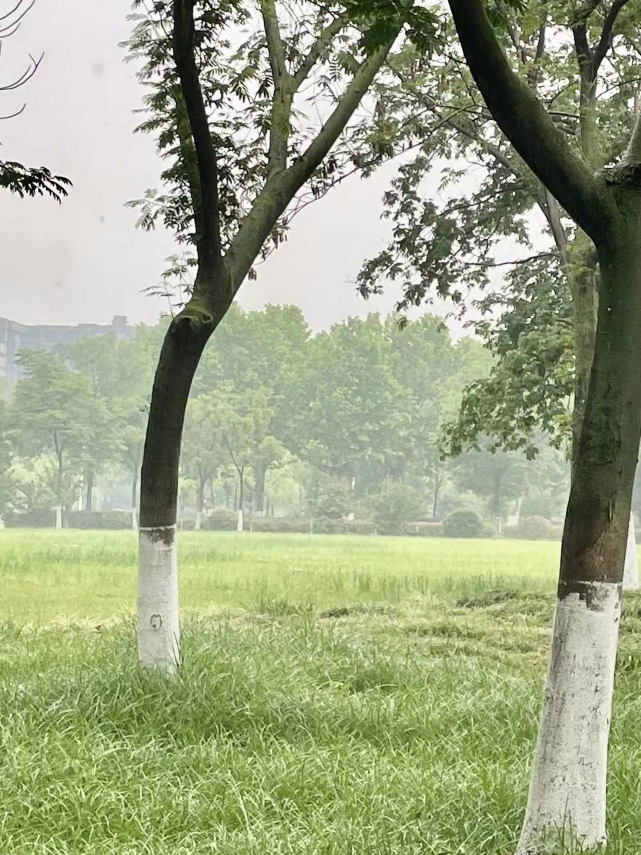
#> input picture HazeRemoval/HazeRemoval/test.png, 1282 x 1710 px, found by its file name (shown at 1/2 size)
$ python HeKaiming.py
#> lines starting #> are read from the running program, lines starting #| are printed output that depends on the picture
import cv2 as cv
import numpy as np

def Dark_Channel(image_min, r = 7):
    '''最小值滤波，滤波的半径由窗口大小决定'''
    return cv.erode(image_min, np.ones((2 * r + 1, 2 * r + 1)))


def Guided_Filter(img, p, r, eps):
    '''引导滤波'''
    # blur(src, dst, ksize, anchor, borderType)等价于boxFilter(src, dst,src.type(), anchor, true, borderType)
    mean_I = cv.blur(img, (r, r)) #I的均值平滑
    mean_p = cv.blur(p, (r, r)) #p的均值平滑

    mean_II = cv.blur(img * img, (r, r)) #I*I的均值平滑
    mean_Ip = cv.blur(img * p, (r, r)) #I*p的均值平滑

    var_I = mean_II - mean_I * mean_I #方差
    cov_Ip = mean_Ip - mean_I * mean_p #协方差

    a = cov_Ip / (var_I +eps) #相关因子a
    b = mean_p - a *mean_I #相关因子b

    mean_a = cv.blur(a, (r, r)) #对a进行均值平滑
    mean_b = cv.blur(b, (r, r)) #对b进行均值平滑

    q = mean_a * img + mean_b
    # print("q",q)
    return q

def get_A_t(Image, img_origin, V):
#输入：Image最小值图像，img_origion原图，w是t之前的修正参数，t0阈值，V导向滤波结果
#对于灰度图像：bright = R = G = B
#对于RGB图像，bright = (0.114 * B) + (0.587 * G) + (0.299 * R)
    rows, cols, channels = img_origin.shape
    size = rows * cols
    list = [0 for i in range(size)]
    m = 0
    for t in range(0, rows):
        for j in range(0, cols):
            list[m] = Image[t][j]
            m = m+1

    list.sort(reverse=True) #降序排序
    index =int(size * 0.001) #从暗通道中选取亮度最大的前0.1%
    Threshold = list[index+1] #阈值，后面要比这个大才行
    A = 0
    for i in range(0, rows):
        for j in range(0, cols):
            B = img_origin[i][j][0]
            G = img_origin[i][j][1]
            R = img_origin[i][j][2]
            bright = 0.114 * B + 0.587 * G + 0.299 * R
            if Image[i][j] > Threshold and bright > A:
                A = bright
    t = 1 - 0.95 * (V/A) #原文中w等于0.95，作者认为为了保持图像的真实感需要保留少量的“雾气”
    # t = np.maximum(t, 0.1) #把数组中小于某个值的数都设为0.1
    return A, t

def repair(Image, t, A, t0 = 0.1):
    rows, cols, channels = Image.shape
    J = np.zeros(Image.shape)
    for i in range(0, rows):
        for j in range(0, cols):
            for c in range(0, channels):
                t[i][j] = t[i][j] - 0.12 #调参感觉舒服多了
                J[i][j][c] = (Image[i][j][c]-A/255.0)/max(t[i][j],t0)+A/255.0
    return J

if __name__ == '__main__':
    img = cv.imread('./HazeRemoval/HazeRemoval/test.png')
#> img is the input picture: shape (1710, 1282, 3); mean B, G, R 133, 166.4, 157.5
    img_arr = np.array(img/255.0) #归一化
    img_min = np.min(img_arr, 2) #求出每个像素RGB分量中的最小值，存入一副和原始图像大小相同的灰度图中
    img_dark = Dark_Channel(img_min)
    A, t = get_A_t(img_dark, img, Guided_Filter(img_dark, img_min, r=81, eps=0.001))
#> in Guided_Filter, `mean_Ip = cv.blur(img * p, (r, r))`:
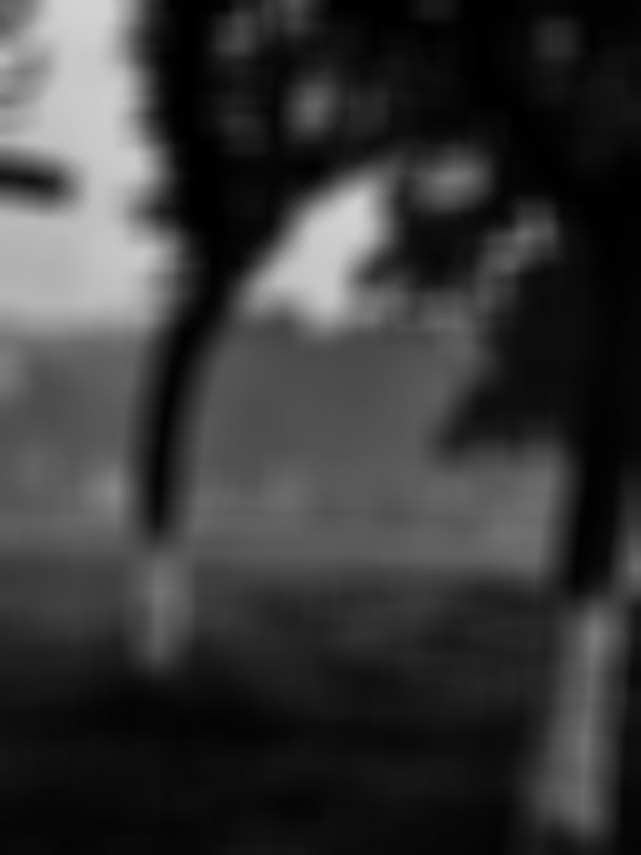
#> mean_Ip: shape (1710, 1282) float64 (shown at 1/2 size); min 0.000561, max 0.831, mean 0.221
#> in Guided_Filter, `cov_Ip = mean_Ip - mean_I * mean_p`:
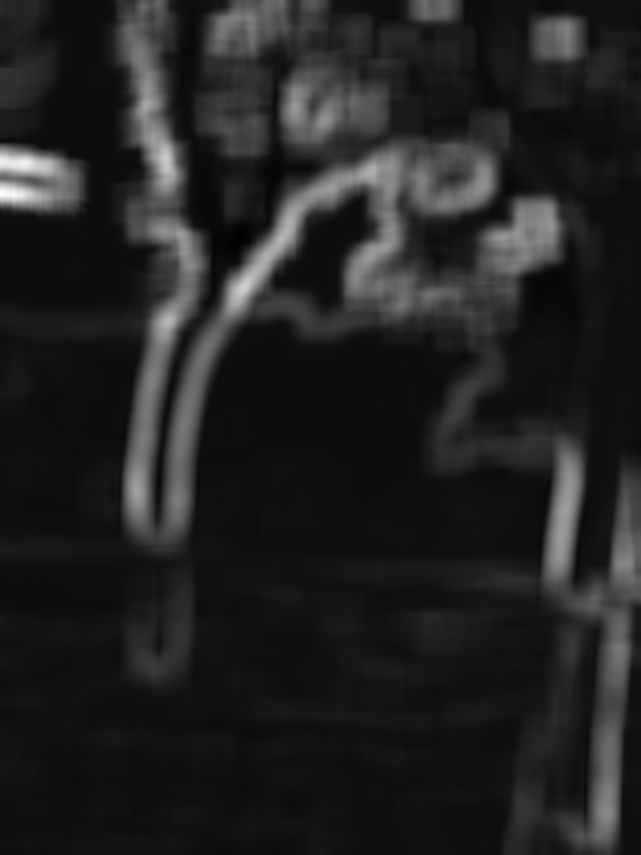
#> cov_Ip: shape (1710, 1282) float64 (shown at 1/2 size); min -0.00595, max 0.108, mean 0.00955; drawn with min black and max white
#> in Guided_Filter, `mean_a = cv.blur(a, (r, r))`:
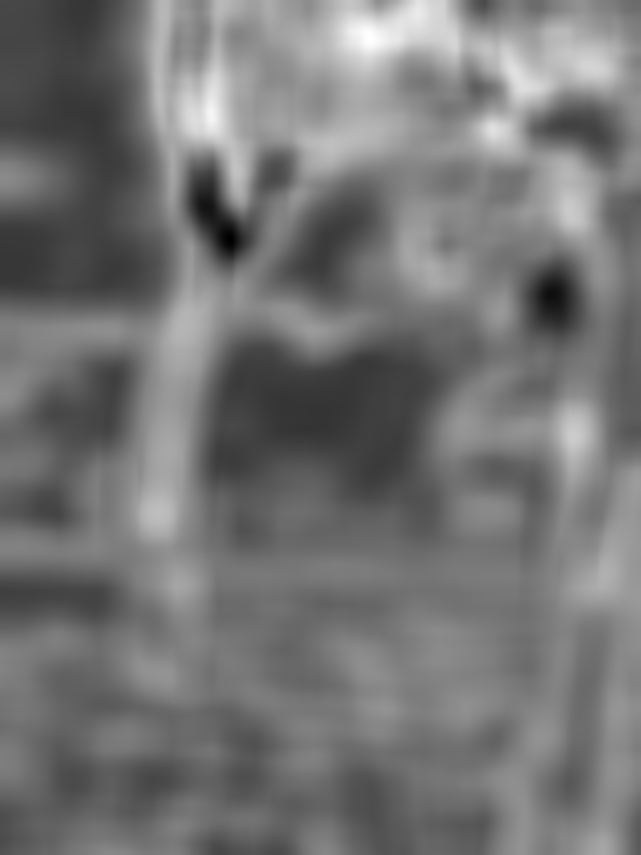
#> mean_a: shape (1710, 1282) float64 (shown at 1/2 size); min -0.372, max 1.46, mean 0.467; drawn with min black and max white
#> in Guided_Filter, `mean_b = cv.blur(b, (r, r))`:
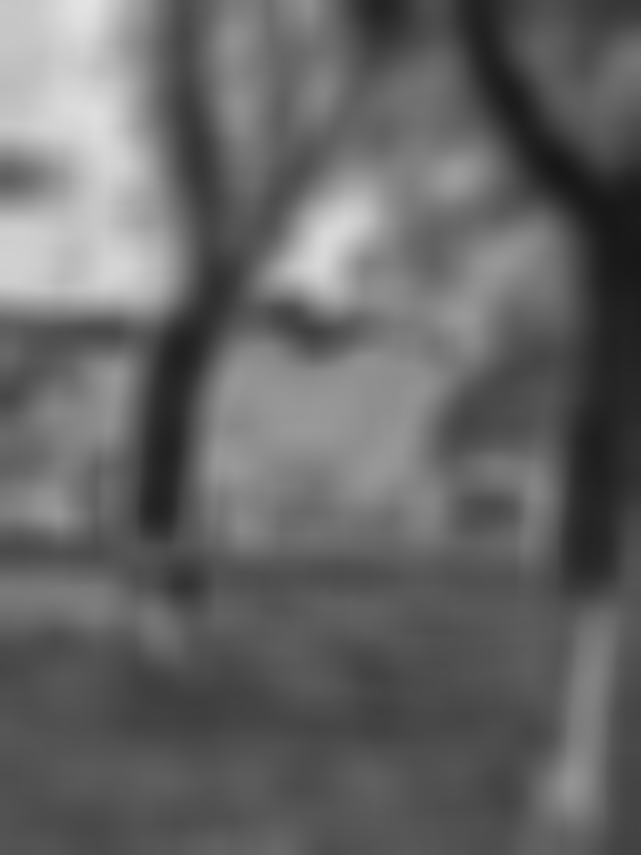
#> mean_b: shape (1710, 1282) float64 (shown at 1/2 size); min 0.0935, max 0.893, mean 0.399
#> in Guided_Filter, `q = mean_a * img + mean_b`:
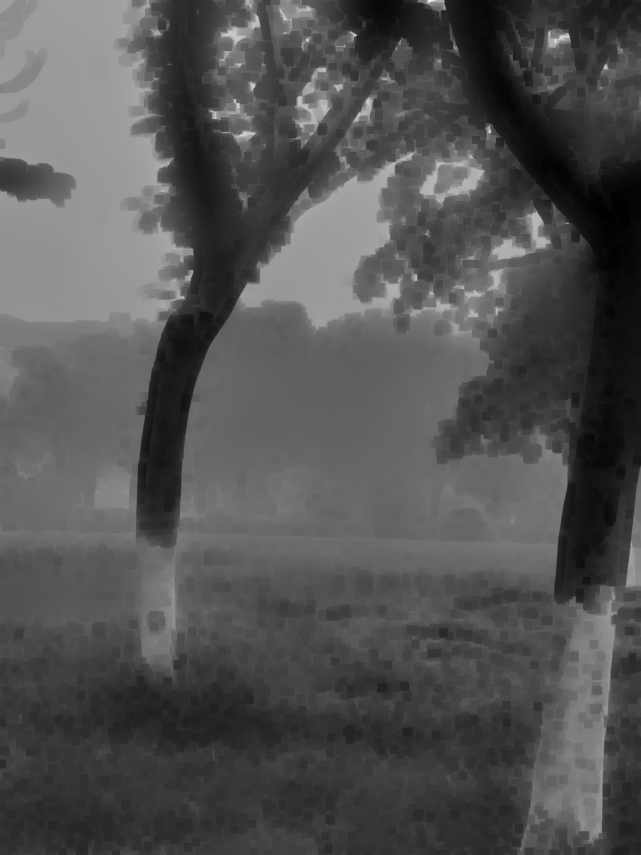
#> q: shape (1710, 1282) float64 (shown at 1/2 size); min 0.097, max 1.4, mean 0.521; drawn with min black and max white
#> in get_A_t, `rows, cols, channels = img_origin.shape`: rows = 1710; cols = 1282; channels = 3
#> in get_A_t, `size = rows * cols`: size = 2192220
#> after the loop in get_A_t, `for t in range(0, rows):`: list = 2192220 items; m = 2192220
#> in get_A_t, `index =int(size * 0.001)`: index = 2192
#> in get_A_t, `Threshold = list[index+1]`: Threshold = 0.918
#> after the loop in get_A_t, `for i in range(0, rows):`: A = 251.8
#> A = 251.8
    target = repair(img_arr, t, A)
#> after the loop in repair, `for i in range(0, rows):`:
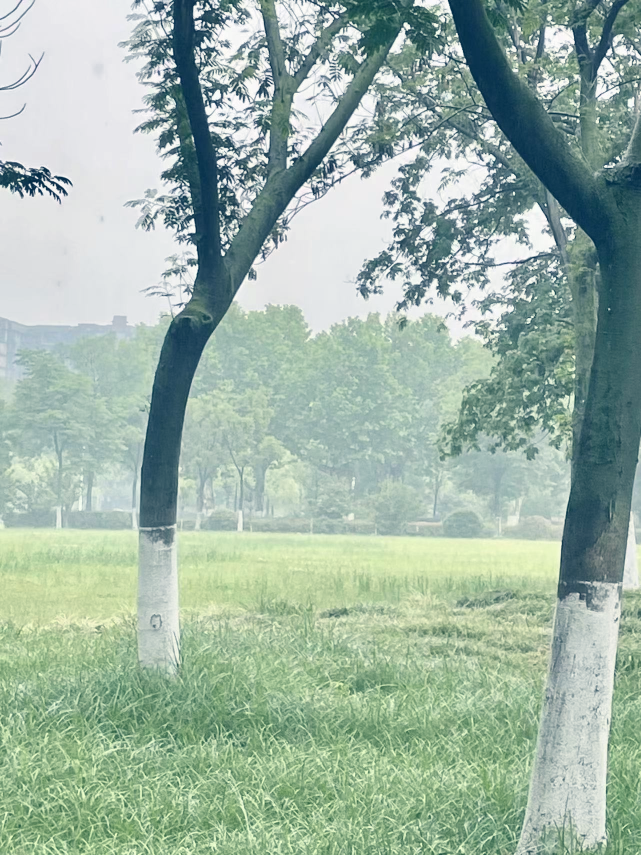
#> J: shape (1710, 1282, 3) float64 (shown at 1/2 size); mean B, G, R 0.457, 0.546, 0.408; drawn with min black and max white


    cv.namedWindow("Origin", 0)
    cv.resizeWindow("Origin", 350, 500)
    cv.imshow('Origin', img)
    cv.namedWindow("Target", 0)
    cv.resizeWindow("Target", 350, 500)
    cv.imshow('Target', target)
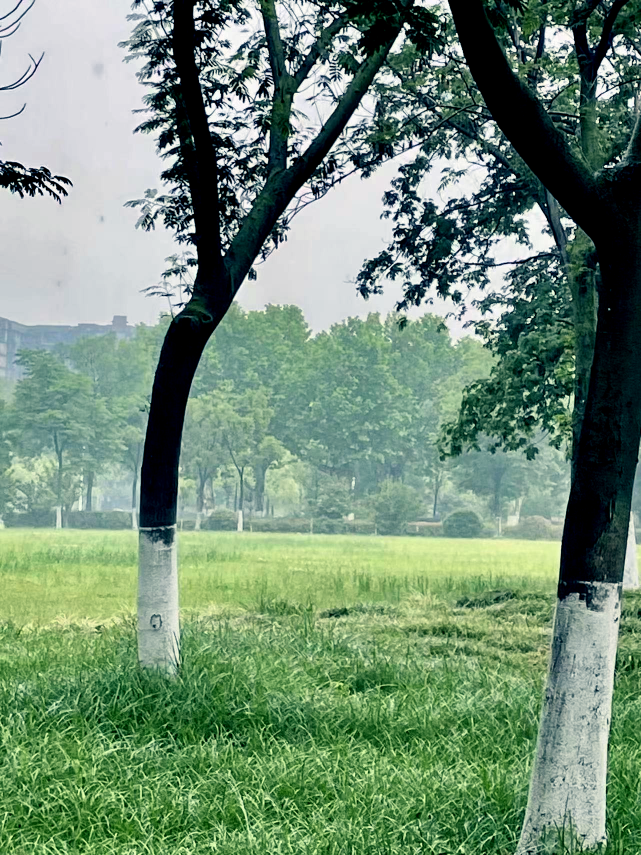
#> window 'Target': shape (1710, 1282, 3) (shown at 1/2 size); mean B, G, R 116.8, 141.2, 113.4

    cv.waitKey()
